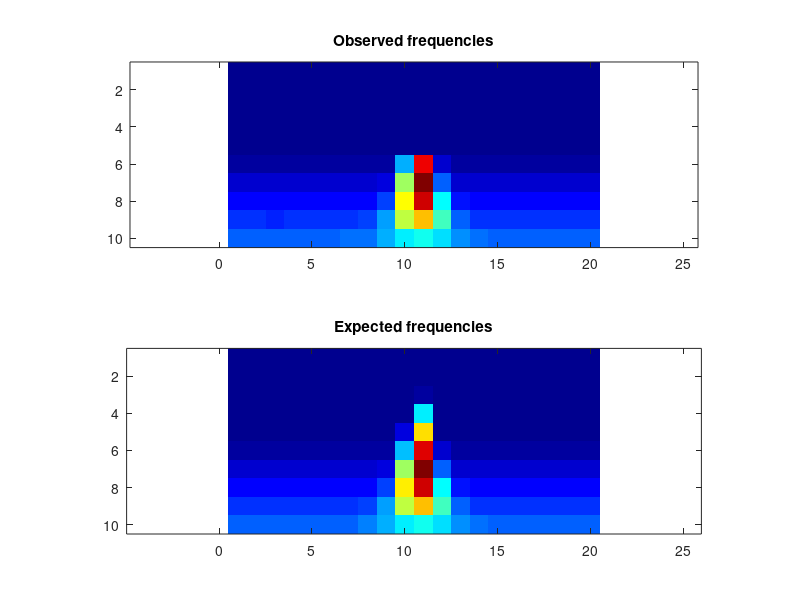

Recreate this plot in MATLAB.
obsFrequencies = [ 0, 0, 0, 0, 0, 0, 0, 0, 0, 0, 0, 0, 0, 0, 0, 0, 0, 0, 0, 0; 0, 0, 0, 0, 0, 0, 0, 0, 0, 0, 0, 0, 0, 0, 0, 0, 0, 0, 0, 0; 0, 0, 0, 0, 0, 0, 0, 0, 0, 0, 0, 0, 0, 0, 0, 0, 0, 0, 0, 0; 0, 0, 0, 0, 0, 0, 0, 0, 0, 0, 0, 0, 0, 0, 0, 0, 0, 0, 0, 0; 0, 0, 0, 0, 0, 0, 0, 0, 0, 0, 0, 0, 0, 0, 0, 0, 0, 0, 0, 0; 1166, 1191, 1244, 1226, 1244, 1197, 1203, 1259, 1252, 15417, 46535, 3300, 1251, 1153, 1211, 1205, 1260, 1152, 1208, 1161; 3718, 3532, 3598, 3625, 3691, 3573, 3563, 3649, 4529, 27289, 52378, 11136, 3721, 3661, 3594, 3498, 3615, 3539, 3632, 3539; 5870, 6110, 5993, 6088, 5861, 5837, 6157, 6183, 9444, 32723, 47654, 19251, 6876, 5989, 6042, 6058, 6102, 5983, 5884, 6008; 8347, 8468, 8173, 8436, 8346, 8545, 8555, 9132, 14363, 29097, 35754, 22153, 11321, 8770, 8470, 8431, 8458, 8417, 8585, 8398; 10793, 10844, 10842, 10836, 10907, 11021, 11566, 12200, 15040, 18550, 19972, 17291, 13624, 11844, 11058, 10786, 10710, 10850, 10758, 10826 ];
expFrequencies = [ 0, 0, 0, 0, 0, 0, 0, 0, 0, 0, 0, 0, 0, 0, 0, 0, 0, 0, 0, 0; 0, 0, 0, 0, 0, 0, 0, 0, 0, 0, 0, 0, 0, 0, 0, 0, 0, 0, 0, 0; 0, 0, 0, 0, 0, 0, 0, 0, 0, 0, 1037.66, 0, 0, 0, 0, 0, 0, 0, 0, 0; 0, 0, 0, 0, 0, 0, 0, 3.51532e-41, 7.47028e-12, 198.891, 18539.6, 0.0221371, 8.37333e-23, 0, 0, 0, 0, 0, 0, 0; 0, 0, 0, 0, 0, 6.29606e-36, 1.28268e-21, 7.18737e-10, 0.107922, 4740.13, 34073.3, 113.066, 8.20726e-05, 1.31537e-14, 1.22947e-27, 1.06525e-42, 0, 0, 0, 0; 1200, 1200, 1200, 1200, 1200, 1200, 1200, 1200, 1252.67, 15641.7, 46672.3, 3313.5, 1201.37, 1200, 1200, 1200, 1200, 1200, 1200, 1200; 3600, 3600, 3600, 3600, 3600, 3600, 3600, 3603.7, 4481.79, 27220.8, 52140, 11238.9, 3701.74, 3600.2, 3600, 3600, 3600, 3600, 3600, 3600; 6000, 6000, 6000, 6000, 6000, 6000.01, 6001.72, 6124.38, 9541.24, 32661.1, 47948.8, 19270, 6943.74, 6020.99, 6000.21, 6000, 6000, 5999.99, 6000, 6000; 8400, 8400, 8400, 8400.02, 8400.28, 8404.38, 8468.47, 9241.18, 14566.8, 29134.4, 35696.4, 22010.9, 11202.5, 8694.4, 8420.89, 8401.3, 8400.09, 8400, 8400, 8400; 10817.5, 10819.4, 10825, 10838.2, 10871.8, 10968.8, 11294.9, 12360.4, 15005.8, 18675.1, 19898, 17123.1, 13622.1, 11749.3, 11102.8, 10912.7, 10853, 10831, 10821.9, 10818.2 ];
colormap(jet);
clf; subplot(2,1,1);
imagesc(obsFrequencies);
title('Observed frequencies');
axis equal;
subplot(2,1,2);
imagesc(expFrequencies);
axis equal;
title('Expected frequencies');
